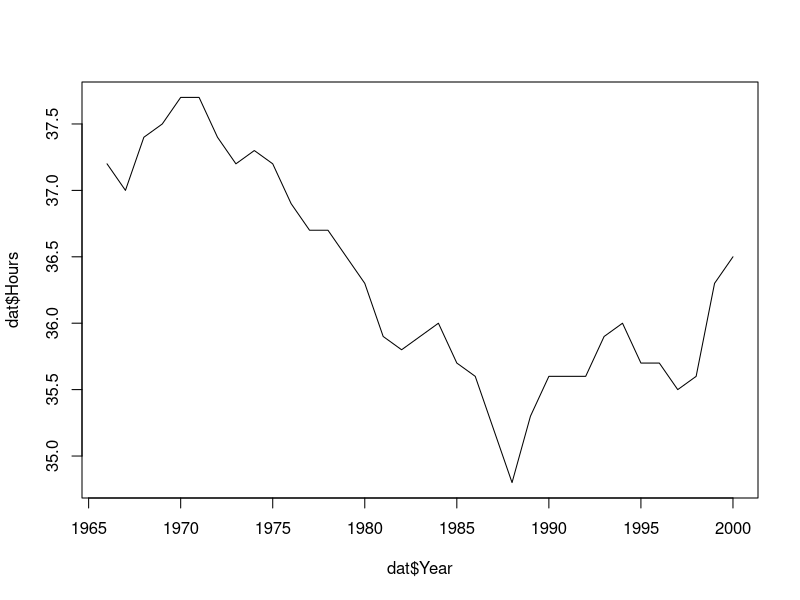
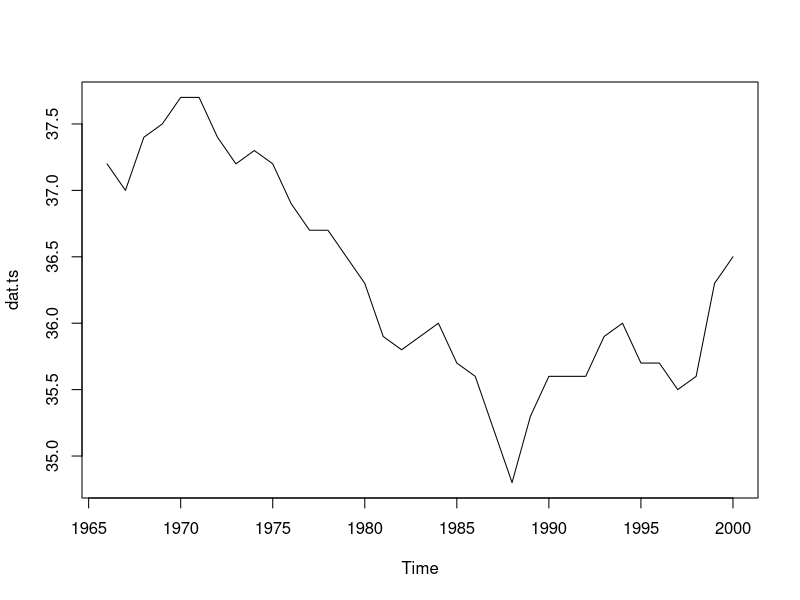
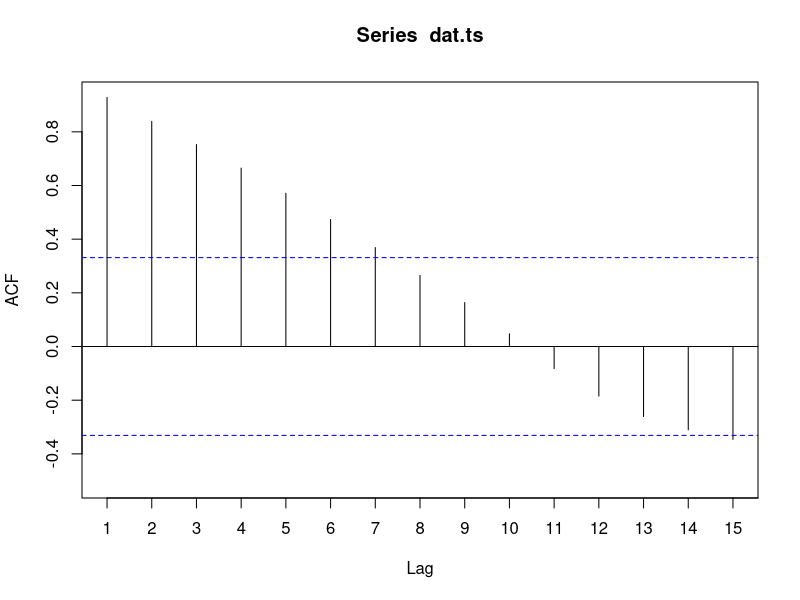
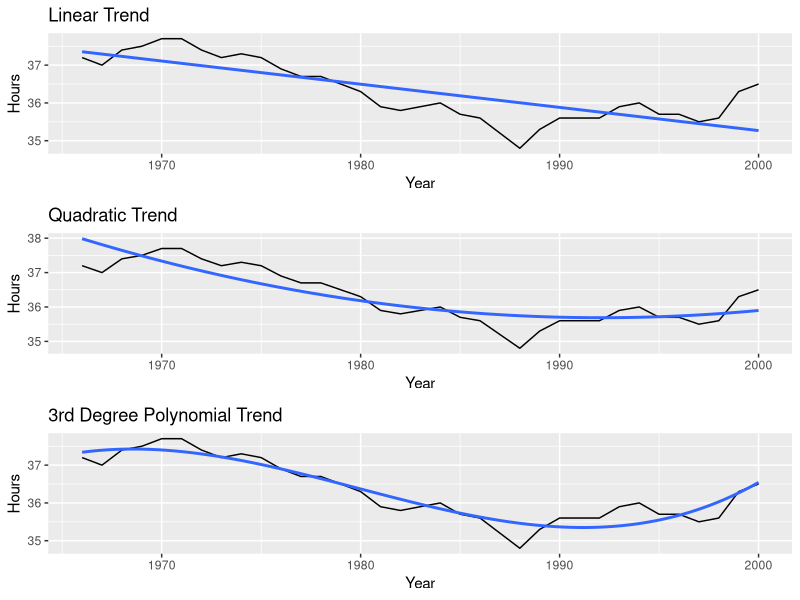
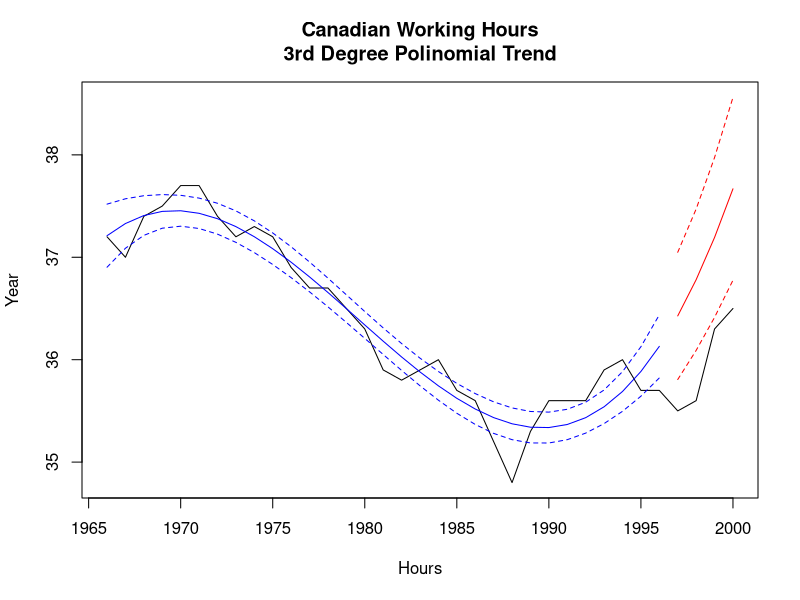
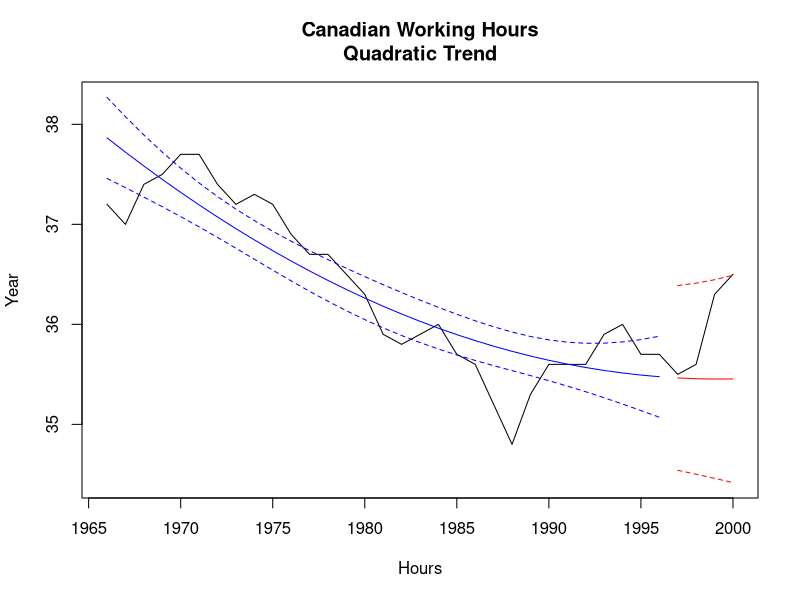

The R script that drew these images, in order:
# READ in the data
dat <- read.csv("CanadianWorkHours.csv")
plot(dat$Year,dat$Hours,type='l')

# find suitable trend shape
library(ggplot2)
library(gridExtra)

p1 <- ggplot(dat,aes(Year,Hours)) + geom_line() + stat_smooth(method="lm", se = FALSE) + labs(title="Linear Trend")
p2 <- ggplot(dat,aes(Year,Hours)) + geom_line() + stat_smooth(method="lm",formula=y~ poly(x,2), se = FALSE) + labs(title="Quadratic Trend")
p3 <- ggplot(dat,aes(Year,Hours)) + geom_line() + stat_smooth(method="lm",formula=y~ poly(x,3), se = FALSE) + labs(title="3rd Degree Polynomial Trend")
jpeg('CWH-trend-evaluation.jpg',height=800)
grid.arrange(p1,p2,p3)
dev.off()

# partition into training/validation
train <- dat[dat$Year<1997,]
valid <- dat[dat$Year>=1997,]

# fit regression model
myfit <- lm(Hours~poly(Year,3),data=train)
summary(myfit)

# generate predictions and overlay on original plot
preds<-predict(myfit,se.fit=T, interval = "confidence")
train$pred <- preds$fit[,1] 
train$lower <- preds$fit[,2]
train$upper <- preds$fit[,3]

preds<-predict(myfit,newdat=valid,se.fit = T,interval = "prediction")
valid$pred <- preds$fit[,1] 
valid$lower <- preds$fit[,2]
valid$upper <- preds$fit[,3]

jpeg('CWH-predictions.jpg')
plot(dat$Year,dat$Hours,type='l',ylim=c(min(dat$Hours),max(valid$upper)),
     main="Canadian Working Hours\n3rd Degree Polinomial Trend",
     xlab = "Hours",ylab = "Year")
lines(train$Year,train$pred,col='blue')
lines(train$Year,train$lower,col='blue',lty=2)
lines(train$Year,train$upper,col='blue',lty=2)
lines(valid$Year,valid$pred,col='red')
lines(valid$Year,valid$lower,col='red',lty=2)
lines(valid$Year,valid$upper,col='red',lty=2)
dev.off()

# fit new regression model
myfit <- lm(Hours~poly(Year,2),data=train)
summary(myfit)


# generate new predictions and overlay on original plot
preds<-predict(myfit,se.fit=T, interval = "confidence")
train$pred <- preds$fit[,1] 
train$lower <- preds$fit[,2]
train$upper <- preds$fit[,3]

preds<-predict(myfit,newdat=valid,se.fit = T,interval = "prediction")
valid$pred <- preds$fit[,1] 
valid$lower <- preds$fit[,2]
valid$upper <- preds$fit[,3]

jpeg('CWH-predictions-new.jpg')
plot(dat$Year,dat$Hours,type='l',ylim=c(min(valid$lower),max(train$upper)),
     main="Canadian Working Hours\nQuadratic Trend",
     xlab = "Hours",ylab = "Year")
lines(train$Year,train$pred,col='blue')
lines(train$Year,train$lower,col='blue',lty=2)
lines(train$Year,train$upper,col='blue',lty=2)
lines(valid$Year,valid$pred,col='red')
lines(valid$Year,valid$lower,col='red',lty=2)
lines(valid$Year,valid$upper,col='red',lty=2)
dev.off()

# Now look at autocorrelation
library(forecast)

dat.ts <- ts(dat[,2],start=1966)
plot(dat.ts)

Acf(dat.ts)
